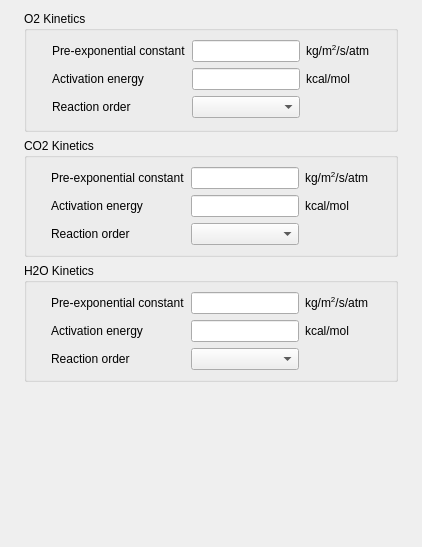
            <widget class="QWidget" name="tab_6">
             <attribute name="title">
              <string>Char combustion</string>
             </attribute>
             <layout class="QGridLayout" name="gridLayout_16">
              <item row="0" column="0">
               <layout class="QHBoxLayout" name="horizontalLayout_23">
                <item>
                 <spacer name="horizontalSpacer_18">
                  <property name="orientation">
                   <enum>Qt::Horizontal</enum>
                  </property>
                  <property name="sizeHint" stdset="0">
                   <size>
                    <width>13</width>
                    <height>243</height>
                   </size>
                  </property>
                 </spacer>
                </item>
                <item>
                 <layout class="QVBoxLayout" name="verticalLayout_5">
                  <item>
                   <widget class="QGroupBox" name="groupBoxParametersO2">
                    <property name="title">
                     <string>O2 Kinetics</string>
                    </property>
                    <layout class="QGridLayout">
                     <item row="0" column="0">
                      <layout class="QHBoxLayout">
                       <item>
                        <spacer>
                         <property name="orientation">
                          <enum>Qt::Horizontal</enum>
                         </property>
                         <property name="sizeHint" stdset="0">
                          <size>
                           <width>16</width>
                           <height>80</height>
                          </size>
                         </property>
                        </spacer>
                       </item>
                       <item>
                        <layout class="QGridLayout">
                         <item row="0" column="0">
                          <widget class="QLabel" name="labelConstO2">
                           <property name="text">
                            <string>Pre-exponential constant</string>
                           </property>
                          </widget>
                         </item>
                         <item row="0" column="1">
                          <widget class="QLineEdit" name="lineEditConstO2"/>
                         </item>
                         <item row="0" column="2">
                          <widget class="QLabel" name="labelUnitConstO2">
                           <property name="text">
                            <string>kg/m&lt;sup&gt;2&lt;/sup&gt;/s/atm</string>
                           </property>
                          </widget>
                         </item>
                         <item row="1" column="0">
                          <widget class="QLabel" name="labelEnergyO2">
                           <property name="text">
                            <string>Activation energy</string>
                           </property>
                          </widget>
                         </item>
                         <item row="1" column="1">
                          <widget class="QLineEdit" name="lineEditEnergyO2"/>
                         </item>
                         <item row="1" column="2">
                          <widget class="QLabel" name="labelUnitO2">
                           <property name="text">
                            <string>kcal/mol</string>
                           </property>
                          </widget>
                         </item>
                         <item row="2" column="0">
                          <widget class="QLabel" name="labelReactionOrderO2">
                           <property name="text">
                            <string>Reaction order</string>
                           </property>
                          </widget>
                         </item>
                         <item row="2" column="1">
                          <widget class="QComboBox" name="comboBoxReactO2"/>
                         </item>
                        </layout>
                       </item>
                       <item>
                        <spacer>
                         <property name="orientation">
                          <enum>Qt::Horizontal</enum>
                         </property>
                         <property name="sizeHint" stdset="0">
                          <size>
                           <width>16</width>
                           <height>80</height>
                          </size>
                         </property>
                        </spacer>
                       </item>
                      </layout>
                     </item>
                    </layout>
                   </widget>
                  </item>
                  <item>
                   <widget class="QGroupBox" name="groupBoxParametersCO2">
                    <property name="title">
                     <string>CO2 Kinetics</string>
                    </property>
                    <layout class="QGridLayout" name="gridLayout_2">
                     <item row="0" column="0">
                      <layout class="QHBoxLayout" name="horizontalLayout_3">
                       <item>
                        <spacer name="horizontalSpacer">
                         <property name="orientation">
                          <enum>Qt::Horizontal</enum>
                         </property>
                         <property name="sizeHint" stdset="0">
                          <size>
                           <width>13</width>
                           <height>13</height>
                          </size>
                         </property>
                        </spacer>
                       </item>
                       <item>
                        <layout class="QGridLayout" name="gridLayout">
                         <item row="0" column="0">
                          <widget class="QLabel" name="labelConstCO2">
                           <property name="text">
                            <string>Pre-exponential constant</string>
                           </property>
                          </widget>
                         </item>
                         <item row="0" column="1" rowspan="3">
                          <layout class="QVBoxLayout" name="verticalLayout">
                           <item>
                            <widget class="QLineEdit" name="lineEditConstCO2"/>
                           </item>
                           <item>
                            <widget class="QLineEdit" name="lineEditEnergyCO2"/>
                           </item>
                           <item>
                            <widget class="QComboBox" name="comboBoxReactCO2"/>
                           </item>
                          </layout>
                         </item>
                         <item row="0" column="2">
                          <widget class="QLabel" name="labelUnitConstCO2">
                           <property name="text">
                            <string>kg/m&lt;sup&gt;2&lt;/sup&gt;/s/atm</string>
                           </property>
                          </widget>
                         </item>
                         <item row="1" column="0">
                          <widget class="QLabel" name="labelEnergyCO2">
                           <property name="text">
                            <string>Activation energy</string>
                           </property>
                          </widget>
                         </item>
                         <item row="1" column="2">
                          <widget class="QLabel" name="labelUnitCO2">
                           <property name="text">
                            <string>kcal/mol</string>
                           </property>
                          </widget>
                         </item>
                         <item row="2" column="0">
                          <widget class="QLabel" name="labelReactionOrderCO2">
                           <property name="text">
                            <string>Reaction order</string>
                           </property>
                          </widget>
                         </item>
                        </layout>
                       </item>
                       <item>
                        <spacer name="horizontalSpacer_2">
                         <property name="orientation">
                          <enum>Qt::Horizontal</enum>
                         </property>
                         <property name="sizeHint" stdset="0">
                          <size>
                           <width>17</width>
                           <height>17</height>
                          </size>
                         </property>
                        </spacer>
                       </item>
                      </layout>
                     </item>
                    </layout>
                   </widget>
                  </item>
                  <item>
                   <widget class="QGroupBox" name="groupBoxParametersH2O">
                    <property name="title">
                     <string>H2O Kinetics</string>
                    </property>
                    <layout class="QGridLayout" name="gridLayout_3">
                     <item row="0" column="0">
                      <layout class="QHBoxLayout" name="horizontalLayout_27">
                       <item>
                        <spacer name="horizontalSpacer_5">
                         <property name="orientation">
                          <enum>Qt::Horizontal</enum>
                         </property>
                         <property name="sizeHint" stdset="0">
                          <size>
                           <width>13</width>
                           <height>13</height>
                          </size>
                         </property>
                        </spacer>
                       </item>
                       <item>
                        <layout class="QGridLayout" name="gridLayout_12">
                         <item row="0" column="0">
                          <widget class="QLabel" name="labelConstH2O">
                           <property name="text">
                            <string>Pre-exponential constant</string>
                           </property>
                          </widget>
                         </item>
                         <item row="0" column="1" rowspan="3">
                          <layout class="QVBoxLayout" name="verticalLayout_11">
                           <item>
                            <widget class="QLineEdit" name="lineEditConstH2O"/>
                           </item>
                           <item>
                            <widget class="QLineEdit" name="lineEditEnergyH2O"/>
                           </item>
                           <item>
                            <widget class="QComboBox" name="comboBoxReactH2O"/>
                           </item>
                          </layout>
                         </item>
                         <item row="0" column="2">
                          <widget class="QLabel" name="labelUnitConstH2O">
                           <property name="text">
                            <string>kg/m&lt;sup&gt;2&lt;/sup&gt;/s/atm</string>
                           </property>
                          </widget>
                         </item>
                         <item row="1" column="0">
                          <widget class="QLabel" name="labelEnergyH2O">
                           <property name="text">
                            <string>Activation energy</string>
                           </property>
                          </widget>
                         </item>
                         <item row="1" column="2">
                          <widget class="QLabel" name="labelUnitH2O">
                           <property name="text">
                            <string>kcal/mol</string>
                           </property>
                          </widget>
                         </item>
                         <item row="2" column="0">
                          <widget class="QLabel" name="labelReactionOrderH2O">
                           <property name="text">
                            <string>Reaction order</string>
                           </property>
                          </widget>
                         </item>
                        </layout>
                       </item>
                       <item>
                        <spacer name="horizontalSpacer_6">
                         <property name="orientation">
                          <enum>Qt::Horizontal</enum>
                         </property>
                         <property name="sizeHint" stdset="0">
                          <size>
                           <width>17</width>
                           <height>17</height>
                          </size>
                         </property>
                        </spacer>
                       </item>
                      </layout>
                     </item>
                    </layout>
                   </widget>
                  </item>
                 </layout>
                </item>
                <item>
                 <spacer name="horizontalSpacer_17">
                  <property name="orientation">
                   <enum>Qt::Horizontal</enum>
                  </property>
                  <property name="sizeHint" stdset="0">
                   <size>
                    <width>13</width>
                    <height>243</height>
                   </size>
                  </property>
                 </spacer>
                </item>
               </layout>
              </item>
              <item row="1" column="0">
               <spacer>
                <property name="orientation">
                 <enum>Qt::Vertical</enum>
                </property>
                <property name="sizeHint" stdset="0">
                 <size>
                  <width>391</width>
                  <height>154</height>
                 </size>
                </property>
               </spacer>
              </item>
             </layout>
            </widget>
